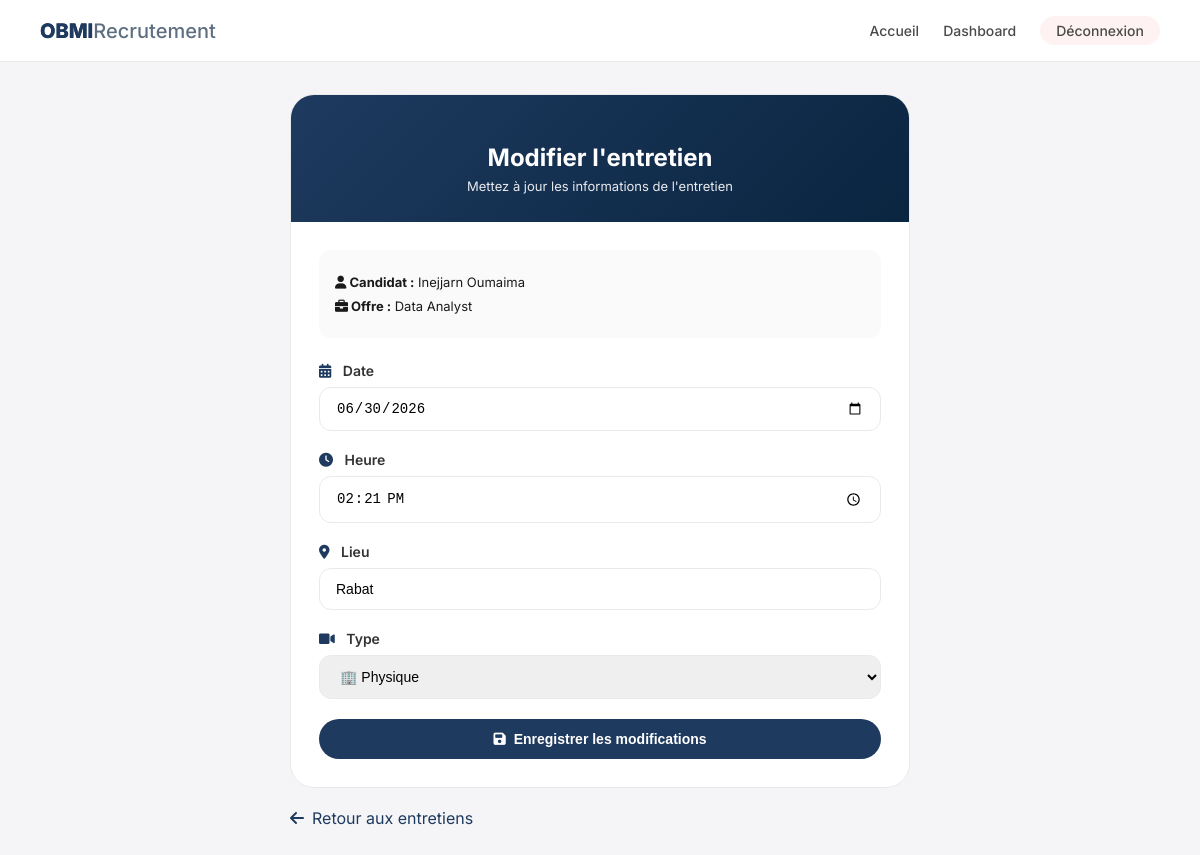
/modifier-entretien/1/ (signed in), run on the app's committed database.
### candidature/models.py (models this page shows, shortened)
class Entretien(models.Model):
    TYPE_CHOICES = [
        ('physique', 'Physique'),
        ('visio', 'Visio'),
        ('telephone', 'Téléphone'),
    ]
    STATUT_CHOICES = [
        ('planifie', 'Planifié'),
        ('modifie', 'Modifié'),
        ('annule', 'Annulé'),
    ]
    date = models.DateField()
    heure = models.CharField(max_length=10)
    lieu = models.CharField(max_length=200)
    type = models.CharField(max_length=20, choices=TYPE_CHOICES)
    statut = models.CharField(max_length=20, choices=STATUT_CHOICES, default='planifie')
    notes = models.TextField(blank=True)
    candidature = models.OneToOneField(Candidature, on_delete=models.CASCADE, related_name='entretien')

class Candidature(models.Model):
    candidat = models.ForeignKey(Candidat, on_delete=models.CASCADE, related_name='candidatures')
    offre = models.ForeignKey(Offre, on_delete=models.CASCADE, related_name='candidatures')
    datePostulation = models.DateTimeField(auto_now_add=True)
    statut = models.ForeignKey(StatutCandidature, on_delete=models.SET_NULL, null=True)
    note_evaluation = models.IntegerField(null=True, blank=True)      # ← 1-5 étoiles
    commentaire_recruteur = models.TextField(blank=True, null=True)
    lettre_motivation = models.TextField(blank=True, null=True)

class Candidat(models.Model):
    utilisateur = models.OneToOneField(Utilisateur, on_delete=models.CASCADE, related_name='candidat_profil')
    cv = models.FileField(upload_to='cv/', blank=True, null=True)
    profil = models.TextField(blank=True)
    telephone = models.CharField(max_length=20, blank=True)
    date_naissance = models.DateField(null=True, blank=True)    # ← AJOUTE
    ville = models.CharField(max_length=100, blank=True)

class Utilisateur(AbstractUser):
    ROLE_CHOICES = [
        ('candidat', 'Candidat'),
        ('recruteur', 'Recruteur'),
        ('admin', 'Administrateur'),
    ]
    nom = models.CharField(max_length=100)
    prenom = models.CharField(max_length=100)
    email = models.EmailField(unique=True)
    motDePasse = models.CharField(max_length=128)
    dateCreation = models.DateTimeField(auto_now_add=True)
    statut = models.CharField(max_length=50, default='actif')
    role = models.CharField(max_length=20, choices=ROLE_CHOICES, default='candidat')
    photo = models.ImageField(upload_to='photos/', blank=True, null=True)

class Offre(models.Model):
    CONTRAT_CHOICES = [
        ('CDI', 'CDI'),
        ('CDD', 'CDD'),
        ('Stage', 'Stage'),
        ('Alternance', 'Alternance'),
    ]
    titre = models.CharField(max_length=200)
    description = models.TextField()
    lieu = models.CharField(max_length=100)
    type_contrat = models.CharField(max_length=20, choices=CONTRAT_CHOICES, default='CDI')
    datePublication = models.DateTimeField(auto_now_add=True)
    date_expiration = models.DateField(null=True, blank=True)
    recruteur = models.ForeignKey(Recruteur, on_delete=models.CASCADE, related_name='offres')

### candidature/views.py (the view, shortened to what this page needs)
# urls.py: path('modifier-entretien/<int:entretien_id>/', views.modifier_entretien, name='modifier_entretien'),
@login_required
def modifier_entretien(request, entretien_id):
    entretien = Entretien.objects.get(id=entretien_id)
    if request.user.role != 'recruteur' or entretien.candidature.offre.recruteur.utilisateur != request.user:
        return redirect('dashboard')
    return render(request, 'candidature/modifier_entretien.html', {'entretien': entretien})

### candidature/context_processors.py (called while the page is built)
def notifications_context(request):
    if request.user.is_authenticated:
        return {
            'unread_messages': Message.objects.filter(destinataire=request.user, lu=False).count(),
            'unread_notifications': Notification.objects.filter(utilisateur=request.user, lu=False).count(),
        }
    return {'unread_messages': 0, 'unread_notifications': 0}

### candidature/templates/candidature/modifier_entretien.html (shortened to what this page needs)
<!DOCTYPE html>
<html lang="fr">
<head>
    <link rel="stylesheet" href="https://cdnjs.cloudflare.com/ajax/libs/font-awesome/6.0.0-beta3/css/all.min.css">
</head>
<body>
    <div class="header">
        <div class="logo"><span class="blue">OBMI</span><span class="light">Recrutement</span></div>
        <div class="nav-links">
            <a href="/">Accueil</a>
            <a href="/dashboard/">Dashboard</a>
            <a href="/deconnexion/" style="background:#FEF2F2; padding:6px 16px; border-radius:40px;">Déconnexion</a>
        </div>
    </div>
    <div class="container">
        <div class="form-card">
            <div class="form-header">
                <h1>Modifier l'entretien</h1>
                <p>Mettez à jour les informations de l'entretien</p>
            </div>
            <div class="form-body">
                <div class="info-candidat">
                    <p><strong><i class="fas fa-user"></i> Candidat :</strong> {{ entretien.candidature.candidat.utilisateur.prenom }} {{ entretien.candidature.candidat.utilisateur.nom }}</p>
                    <p><strong><i class="fas fa-briefcase"></i> Offre :</strong> {{ entretien.candidature.offre.titre }}</p>
                </div>
                <form method="post">
                    <div class="form-group">
                        <label><i class="fas fa-calendar-alt"></i> Date</label>
                        <input type="date" name="date" value="{{ entretien.date|date:'Y-m-d' }}" required>
                    </div>
                    <div class="form-group">
                        <label><i class="fas fa-clock"></i> Heure</label>
                        <input type="time" name="heure" value="{{ entretien.heure }}" required>
                    </div>
                    <div class="form-group">
                        <label><i class="fas fa-map-marker-alt"></i> Lieu</label>
                        <input type="text" name="lieu" value="{{ entretien.lieu }}" placeholder="Ex: Visio, Bureau 12, Teams..." required>
                    </div>
                    <div class="form-group">
                        <label><i class="fas fa-video"></i> Type</label>
                        <select name="type" required>
                            <option value="physique" {% if entretien.type == 'physique' %}selected{% endif %}>🏢 Physique</option>
                        </select>
                    </div>
                    <button type="submit" class="btn-submit"><i class="fas fa-save"></i> Enregistrer les modifications</button>
                </form>
            </div>
        </div>
        <a href="{% url 'entretiens' %}" class="back-link"><i class="fas fa-arrow-left"></i> Retour aux entretiens</a>
    </div>
</body>
</html>

### candidature/templates/candidature/modifier_entretien.html (style rules this page uses)
* { margin: 0; padding: 0; box-sizing: border-box; }
body { font-family: 'Inter', sans-serif; background: #F5F5F7; color: #1A1A1A; }
.header { background: #FFFFFF; border-bottom: 1px solid #EAEAEA; padding: 16px 40px; display: flex; justify-content: space-between; align-items: center; flex-wrap: wrap; gap: 16px; }
.logo { font-size: 20px; font-weight: 800; }
.logo .blue { background: linear-gradient(135deg, #0A2540, #1E3A5F); -webkit-background-clip: text; background-clip: text; color: #1E3A5F; }
.logo .light { color: #5F6F82; font-weight: 500; }
.nav-links { display: flex; gap: 24px; align-items: center; }
.nav-links a { text-decoration: none; color: #4A4A4A; font-size: 14px; font-weight: 500; transition: 0.2s; }
.container { max-width: 700px; margin: 0 auto; padding: 32px 40px; }
.form-card { background: #FFFFFF; border-radius: 24px; border: 1px solid #EAEAEA; overflow: hidden; }
.form-header { background: linear-gradient(135deg, #1E3A5F 0%, #0A2540 100%); padding: 28px; text-align: center; color: white; }
.form-header h1 { font-size: 24px; font-weight: 700; margin-bottom: 6px; }
.form-header p { font-size: 13px; opacity: 0.9; }
.form-body { padding: 28px; }
.form-group { margin-bottom: 20px; }
label { display: block; margin-bottom: 8px; font-weight: 600; font-size: 14px; color: #333; }
label i { margin-right: 8px; color: #1E3A5F; }
input, select { width: 100%; padding: 12px 16px; border: 1px solid #EAEAEA; border-radius: 12px; font-size: 14px; transition: 0.2s; }
.info-candidat { background: #FAFAFA; padding: 16px; border-radius: 12px; margin-bottom: 24px; }
.info-candidat p { margin: 8px 0; font-size: 13px; }
.btn-submit { background: #1E3A5F; color: white; border: none; padding: 12px 24px; border-radius: 40px; font-size: 14px; font-weight: 600; cursor: pointer; width: 100%; display: flex; align-items: center; justify-content: center; gap: 8px; }
.back-link { display: inline-flex; align-items: center; gap: 8px; color: #1E3A5F; text-decoration: none; margin-top: 20px; }

### data on the page
Entretien: candidature.candidat.utilisateur.prenom "Inejjarn", candidature.candidat.utilisateur.nom "Oumaima", candidature.offre.titre "Data Analyst", date "06/30/2026", heure "14:21", lieu "Rabat", type "🏢 Physique"
